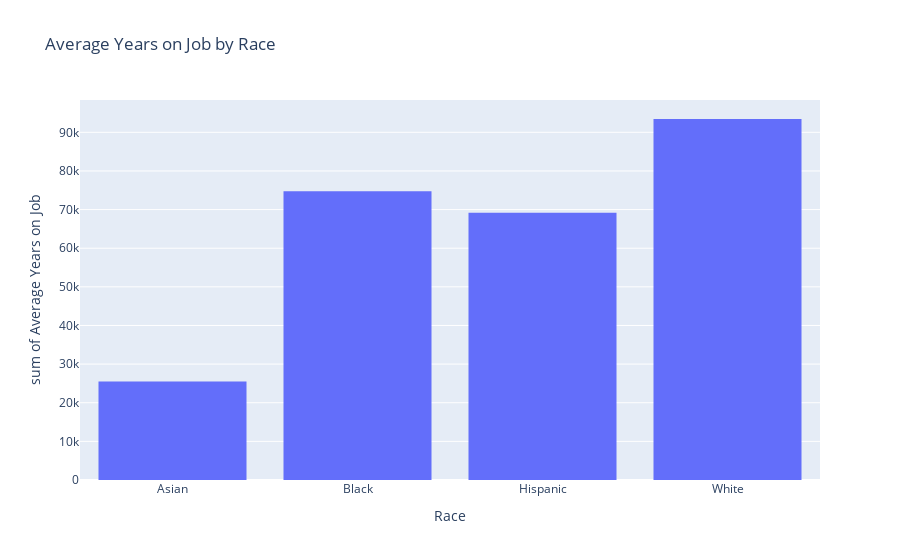

The notebook cell saved with this chart:
### Code cell
import plotly.express as px #data visualization No.1

fig = px.histogram(newgrouped, x="Race", y="avg_YearsOnJob", title="Average Years on Job by Race",
              labels={"avg_YearsOnJob": "Average Years on Job", "Race": "Race"})
fig.show()

### Figure 1 — Plotly figure (JSON) as saved in the notebook; plotly's stock layout.template omitted (floating-point values rounded to 4 significant figures)
{"data": [{"alignmentgroup": "True", "bingroup": "x", "histfunc": "sum", "hovertemplate": "Race=%{x}<br>sum of Average Years on Job=%{y}<extra></extra>", "legendgroup": "", "marker": {"color": "#636efa", "pattern": {"shape": ""}}, "name": "", "offsetgroup": "", "orientation": "v", "showlegend": false, "type": "histogram", "x": ["Asian", "Black", "Hispanic", "White"], "xaxis": "x", "y": [25490, 74725, 69149, 93450.0], "yaxis": "y"}], "layout": {"autosize": true, "barmode": "relative", "legend": {"tracegroupgap": 0}, "title": {"text": "Average Years on Job by Race"}, "xaxis": {"anchor": "y", "autorange": true, "domain": [0, 1], "range": [-0.5, 3.5], "title": {"text": "Race"}, "type": "category"}, "yaxis": {"anchor": "x", "autorange": true, "domain": [0, 1], "range": [0, 98360.0], "title": {"text": "sum of Average Years on Job"}, "type": "linear"}}}
